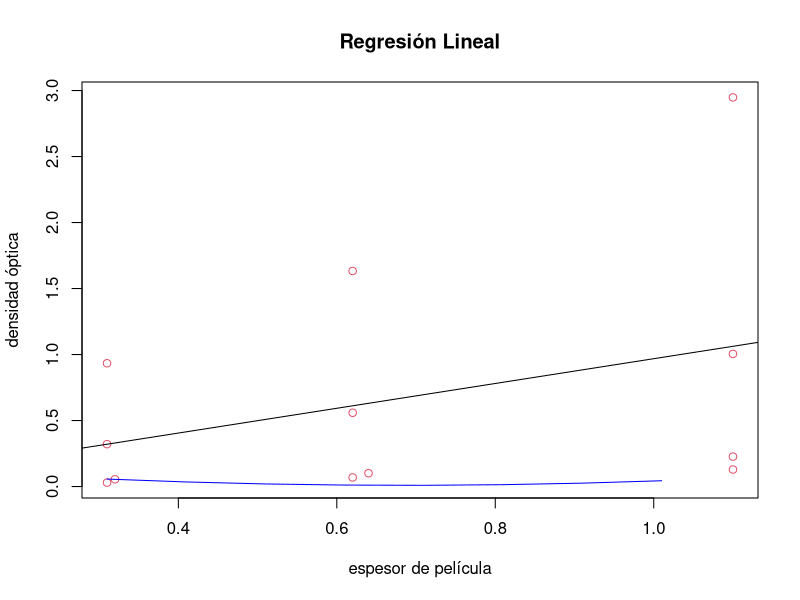
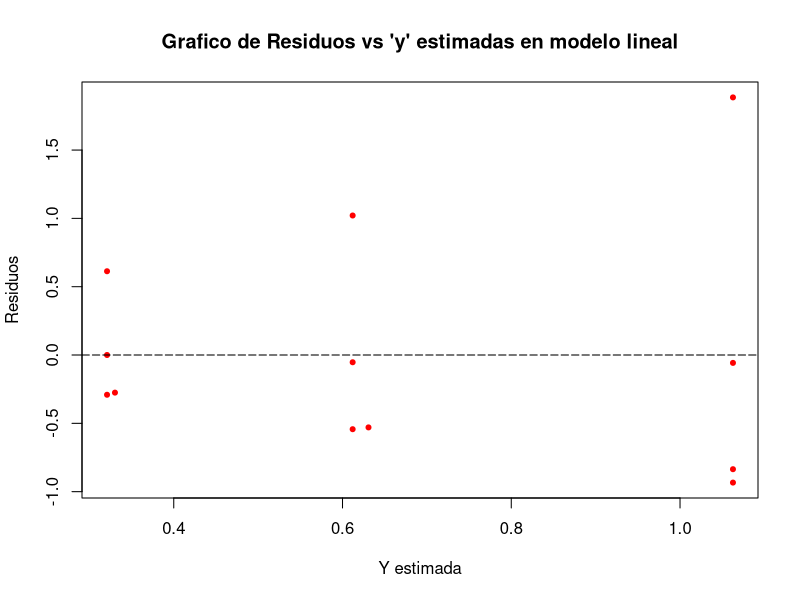
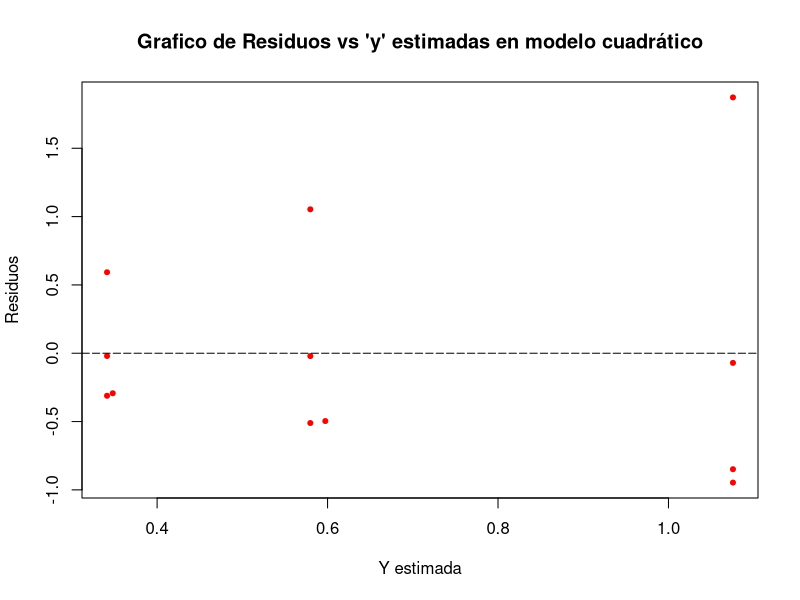

Recreate these plots in R, in order.
## ---- chunk 1
knitr::opts_chunk$set(echo = TRUE)
## ---- chunk 2
prob_pedidos = 0.34
clientes = 30

min_pedidos = 10

prob_que_si = (min_pedidos / clientes) / prob_pedidos
cat("Respuesta:", prob_que_si)
## ---- chunk 3
media = 5
desv = 0.51

peso_min = 1 - pnorm(4.1, media, desv)
cat("a)",peso_min)

peso_30_porciento = qnorm(0.30, media, desv)
cat("\nb)",peso_30_porciento)
## ---- chunk 4
media = 70
desv = 1.6
n = 16

centrado = pnorm(70, media, desv)
cat("a)",media)

cat("\nb)",desv)

cat("\nc) T Student porque se distribuye normalmente y es una muestra pequeña")

media_nueva = 69.5
error_estandar = desv/sqrt(n)
Z = (media - media_nueva) / error_estandar
cat("\nd)",pnorm(Z))
## ---- chunk 5
media_pobl = 30
n = 15
muestra = c(27.2, 31.1, 29.0, 26.7, 28.1, 27.3, 29.6, 30.5, 30.0, 30.2, 25.9, 31.3, 28.8, 27.4, 27.0)
media = mean(muestra)
desv = sd(muestra)
confianza = 0.90
alfa = (1-confianza) / 2
error_estandar = desv/sqrt(n)
#T_ = (media - media_pobl) / error_estandar
#area_izq = pnorm(T_)
t = qt(alfa, n-1)
#Pt = pt(t, n-1)
#t = qt(T_,n-1)
T_Student = t * error_estandar
cat("Respuesta:", media + T_Student, "a", media - T_Student)
## ---- chunk 6
media_pobl = 32.1
n = 42
media = 31.2
desv = 2.1
alfa = 0.05
error_estandar = desv/sqrt(n)
Z = (media - media_pobl) / error_estandar
#media1 = media + Z*error_estandar
#media2 = media - Z*error_estandar
valor_p = pnorm(Z)
cat("Valor p =", valor_p, "<", "alfa =", alfa, "\nEntonces se rechaza Ho.")
## ---- chunk 7
muestra_x = c(1.1, 0.64, 0.32, 1.10, 0.62, 0.31, 1.10, 0.62, 0.31, 1.10, 0.62, 0.31)
muestra_y = c(0.227, 0.101, 0.055, 0.129, 0.069, 0.030, 1.005, 0.559, 0.321, 2.948, 1.633, 0.934)

regresion = lm(muestra_y ~ muestra_x)
regresion
z1 = muestra_x
z2 = z1^2
regresion2 = lm(muestra_y ~ z1 + z2)
regresion2

plot(muestra_x, muestra_y, main = "Regresión Lineal", ylab = "densidad óptica", xlab = "espesor de película", col = 2)
abline(regresion)
x2 = seq(min(muestra_x), max(muestra_x), 0.1)
y2 = 0.1669 - 0.4589*x2 + 0.3339*(x2^2)  #según haya salido el modelo cuadrático
lines(x2, y2, col = "blue")

plot(regresion$fitted.values, regresion$residuals, pch = 20, col = "red", main = "Grafico de Residuos vs 'y' estimadas en modelo lineal", xlab = "Y estimada", ylab = "Residuos")
abline(h = 0, lty = 5)
plot(regresion2$fitted.values, regresion2$residuals, pch = 20, col = "red", main = "Grafico de Residuos vs 'y' estimadas en modelo cuadrático", xlab = "Y estimada", ylab = "Residuos")
abline(h = 0, lty = 5)
summary(regresion)
summary(regresion2)

library(lmtest)
bptest(muestra_y ~ muestra_x)
cat("\n**\nNo se rechaza Ho, significando que tienen homocedasticidad\n**")
